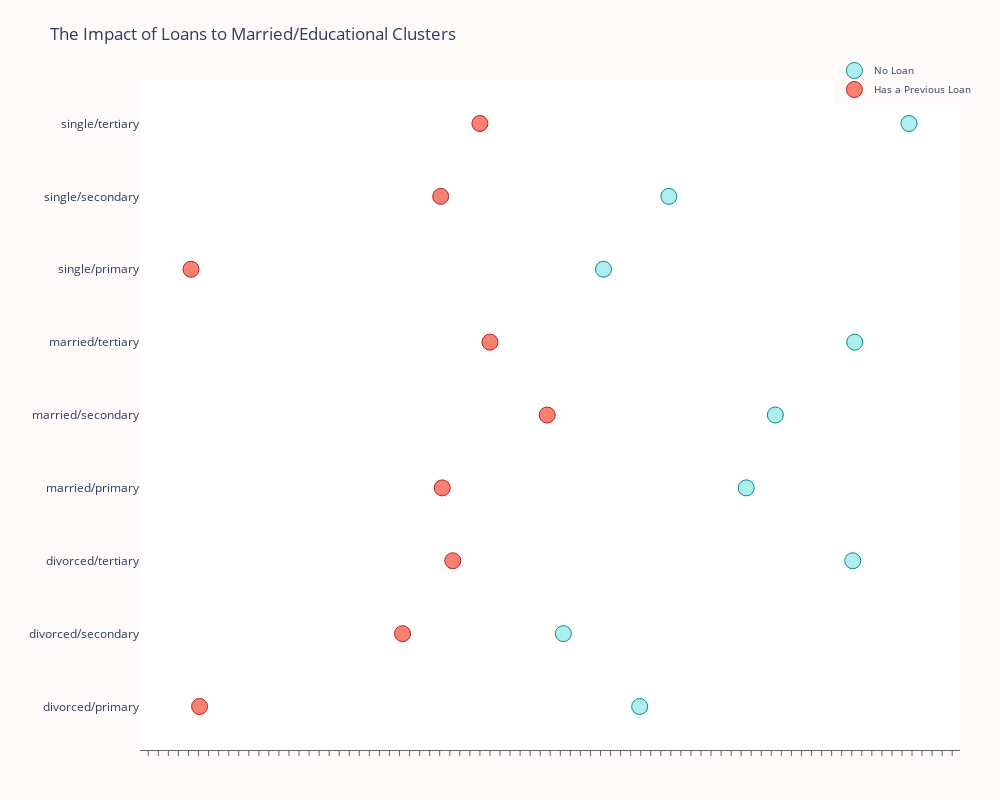

The cell this chart's notebook holds for it:
### Code cell
# Let's see the group who had loans from the marital/education group

loan_balance = df.groupby(['marital/education', 'loan'], as_index=False)['balance'].median()


no_loan = loan_balance['balance'].loc[loan_balance['loan'] == 'no'].values
has_loan = loan_balance['balance'].loc[loan_balance['loan'] == 'yes'].values


labels = loan_balance['marital/education'].unique().tolist()


trace0 = go.Scatter(
    x=no_loan,
    y=labels,
    mode='markers',
    name='No Loan',
    marker=dict(
        color='rgb(175,238,238)',
        line=dict(
            color='rgb(0,139,139)',
            width=1,
        ),
        symbol='circle',
        size=16,
    )
)
trace1 = go.Scatter(
    x=has_loan,
    y=labels,
    mode='markers',
    name='Has a Previous Loan',
    marker=dict(
        color='rgb(250,128,114)',
        line=dict(
            color='rgb(178,34,34)',
            width=1,
        ),
        symbol='circle',
        size=16,
    )
)

data = [trace0, trace1]
layout = go.Layout(
    title="The Impact of Loans to Married/Educational Clusters",
    xaxis=dict(
        showgrid=False,
        showline=True,
        linecolor='rgb(102, 102, 102)',
        titlefont=dict(
            color='rgb(204, 204, 204)'
        ),
        tickfont=dict(
            color='rgb(102, 102, 102)',
        ),
        showticklabels=False,
        dtick=10,
        ticks='outside',
        tickcolor='rgb(102, 102, 102)',
    ),
    margin=dict(
        l=140,
        r=40,
        b=50,
        t=80
    ),
    legend=dict(
        font=dict(
            size=10,
        ),
        yanchor='middle',
        xanchor='right',
    ),
    width=1000,
    height=800,
    paper_bgcolor='rgb(255,250,250)',
    plot_bgcolor='rgb(255,255,255)',
    hovermode='closest',
)
fig = go.Figure(data=data, layout=layout)
iplot(fig, filename='lowest-oecd-votes-cast')

### Figure 1 — Plotly figure (JSON) as saved in the notebook; plotly's stock layout.template omitted (floating-point values rounded to 4 significant figures)
{"data": [{"marker": {"color": "rgb(175,238,238)", "line": {"color": "rgb(0,139,139)", "width": 1}, "size": 16, "symbol": "circle"}, "mode": "markers", "name": "No Loan", "type": "scatter", "x": [459, 383, 671, 565, 594, 673, 423, 488, 727], "y": ["divorced/primary", "divorced/secondary", "divorced/tertiary", "married/primary", "married/secondary", "married/tertiary", "single/primary", "single/secondary", "single/tertiary"]}, {"marker": {"color": "rgb(250,128,114)", "line": {"color": "rgb(178,34,34)", "width": 1}, "size": 16, "symbol": "circle"}, "mode": "markers", "name": "Has a Previous Loan", "type": "scatter", "x": [21, 223, 273, 262.5, 367, 310, 12.5, 261, 300], "y": ["divorced/primary", "divorced/secondary", "divorced/tertiary", "married/primary", "married/secondary", "married/tertiary", "single/primary", "single/secondary", "single/tertiary"]}], "layout": {"height": 800, "hovermode": "closest", "legend": {"font": {"size": 10}, "xanchor": "right", "yanchor": "middle"}, "margin": {"b": 50, "l": 140, "r": 40, "t": 80}, "paper_bgcolor": "rgb(255,250,250)", "plot_bgcolor": "rgb(255,255,255)", "title": {"text": "The Impact of Loans to Married/Educational Clusters"}, "width": 1000, "xaxis": {"dtick": 10, "linecolor": "rgb(102, 102, 102)", "showgrid": false, "showline": true, "showticklabels": false, "tickcolor": "rgb(102, 102, 102)", "tickfont": {"color": "rgb(102, 102, 102)"}, "ticks": "outside", "title": {"font": {"color": "rgb(204, 204, 204)"}}}}}
